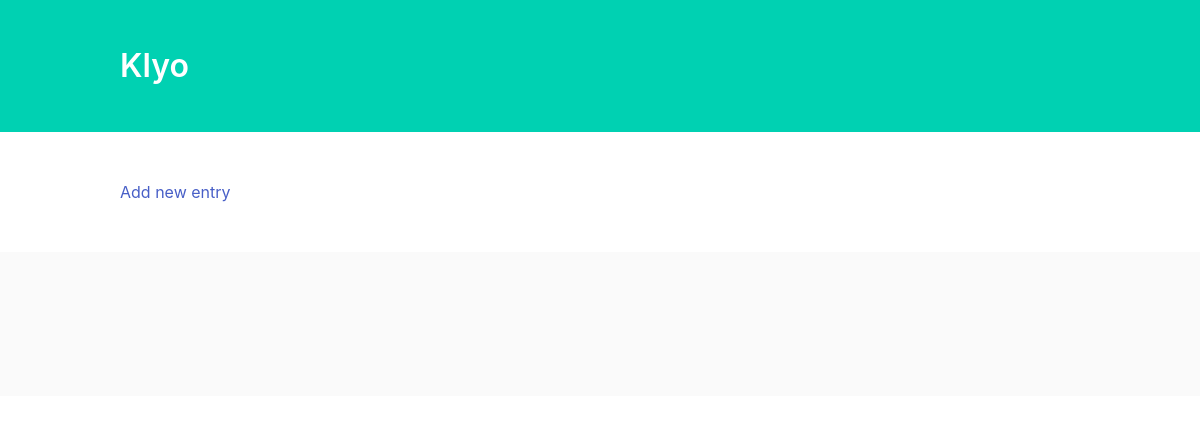
The app's page /, older data.
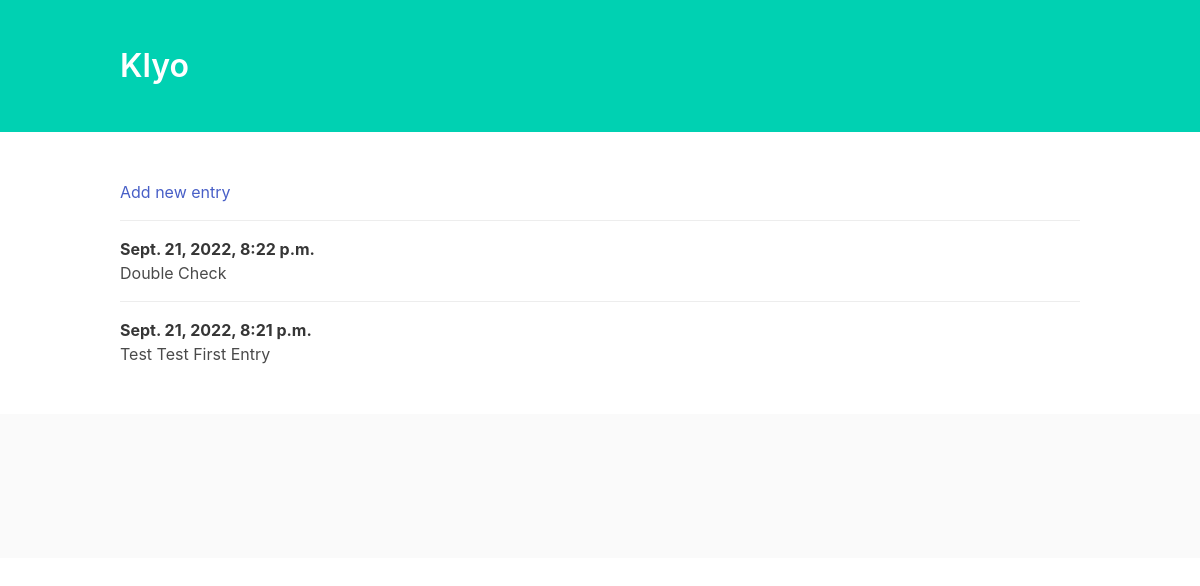
The same page, newer data.
### entries/models.py (models this page shows, shortened)
class Entry(models.Model):
    text = models.TextField()
    date_posted = models.DateTimeField(auto_now_add=True)
    class Meta:
        verbose_name_plural = 'entries'

### entries/views.py (the view)
# urls.py: path('', views.index, name='home'),
def index(request):
    entries = Entry.objects.order_by('-date_posted')
    context = {'entries' : entries}
    return render(request,'entries/index.html', context)

### entries/templates/entries/index.html (shortened to what this page needs)
<!DOCTYPE html>
<html lang="en">
<head>
    <link rel="stylesheet" href="https://cdnjs.cloudflare.com/ajax/libs/bulma/0.6.2/css/bulma.min.css" />
</head>
<body>
    <section class="hero is-primary">
        <div class="hero-body">
            <div class="container">
                <h1 class="title">
                    Klyo
                </h1>
            </div>
        </div>
    </section>
    <section class="section">
        <div class="container">
            <article class="media">
                <div class="media-content">
                    <div class="content">
                        <a href="{% url 'add' %}">Add new entry</a>
                    </div>
                </div>
            </article>
            {% for entry in entries %}
            <article class="media">
                <div class="media-content">
                    <div class="content">
                        <p>
                            <strong>{{ entry.date_posted}}</strong>
                            <br> {{ entry.text }}
                        </p>
                    </div>
                </div>
            </article>
            {% endfor %}
        </div>
    </section>
    <footer class="footer">
    </footer>
</body>
</html>

Row changes from the older to the newer data that the page shows:
added Entry: date_posted "Sept. 21, 2022, 8:22 p.m.", text "Double Check"
added Entry: date_posted "Sept. 21, 2022, 8:21 p.m.", text "Test Test First Entry"
